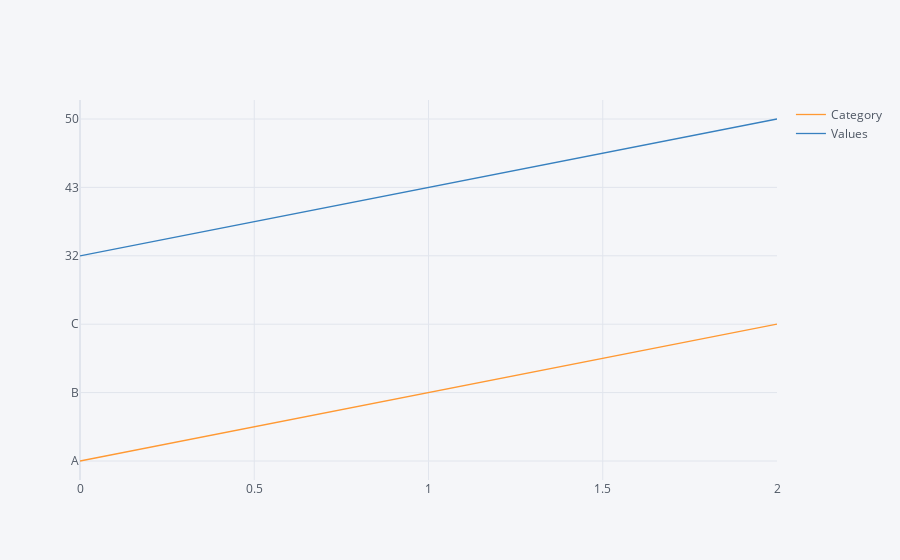

Write notebook code for a chart like this one.
### Code cell
df2.iplot()

### Figure 1 — Plotly figure (JSON) as saved in the notebook; plotly's stock layout.template omitted (floating-point values rounded to 4 significant figures)
{"data": [{"line": {"color": "rgba(255, 153, 51, 1.0)", "dash": "solid", "shape": "linear", "width": 1.3}, "mode": "lines", "name": "Category", "text": "", "type": "scatter", "x": [0, 1, 2], "y": ["A", "B", "C"]}, {"line": {"color": "rgba(55, 128, 191, 1.0)", "dash": "solid", "shape": "linear", "width": 1.3}, "mode": "lines", "name": "Values", "text": "", "type": "scatter", "x": [0, 1, 2], "y": [32, 43, 50]}], "layout": {"autosize": true, "legend": {"bgcolor": "#F5F6F9", "font": {"color": "#4D5663"}}, "paper_bgcolor": "#F5F6F9", "plot_bgcolor": "#F5F6F9", "title": {"font": {"color": "#4D5663"}}, "xaxis": {"autorange": true, "gridcolor": "#E1E5ED", "range": [0, 2], "showgrid": true, "tickfont": {"color": "#4D5663"}, "title": {"font": {"color": "#4D5663"}, "text": ""}, "type": "linear", "zerolinecolor": "#E1E5ED"}, "yaxis": {"autorange": true, "gridcolor": "#E1E5ED", "range": [-0.2778, 5.278], "showgrid": true, "tickfont": {"color": "#4D5663"}, "title": {"font": {"color": "#4D5663"}, "text": ""}, "type": "category", "zerolinecolor": "#E1E5ED"}}}
